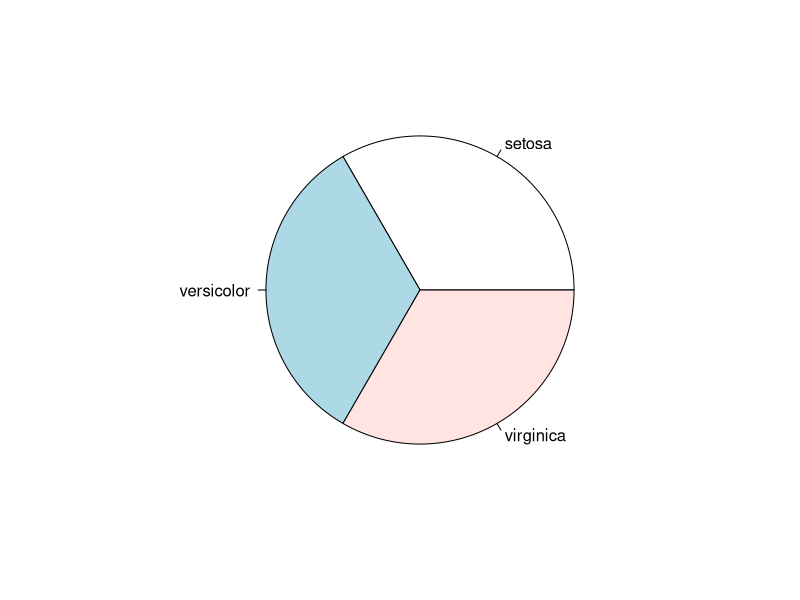
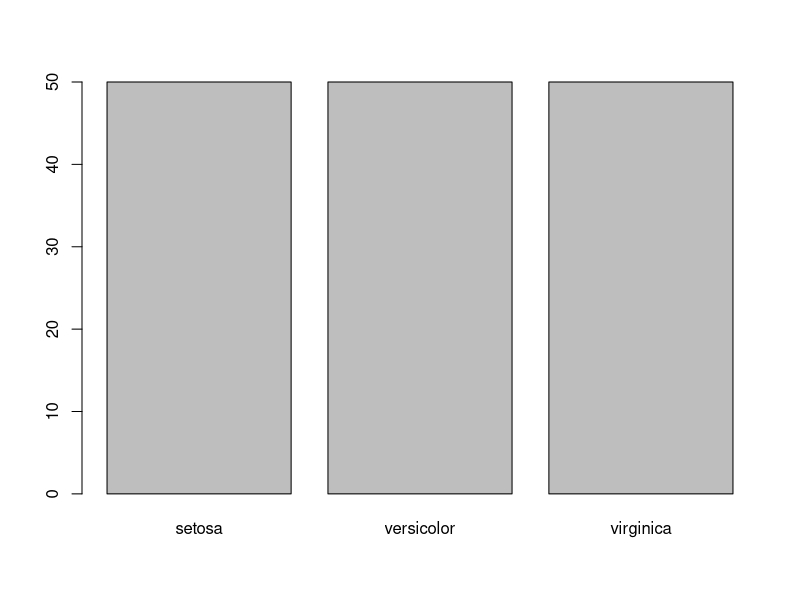
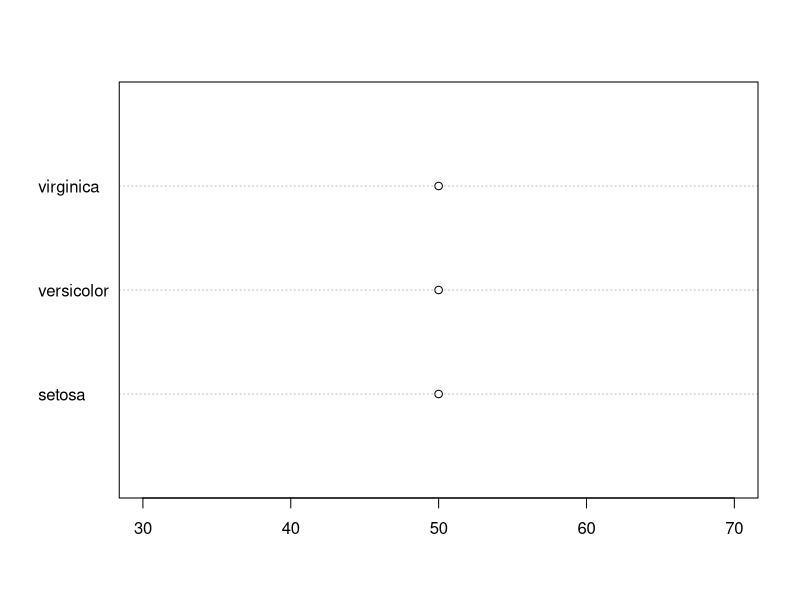
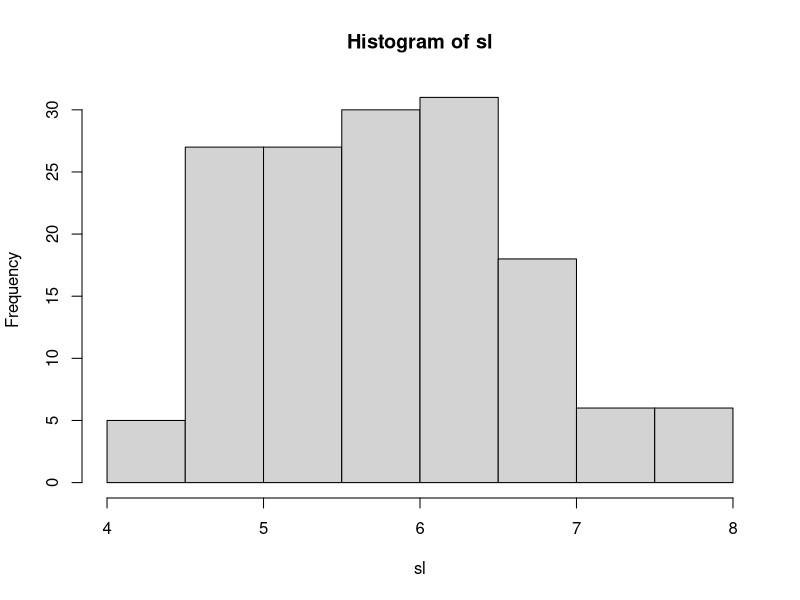
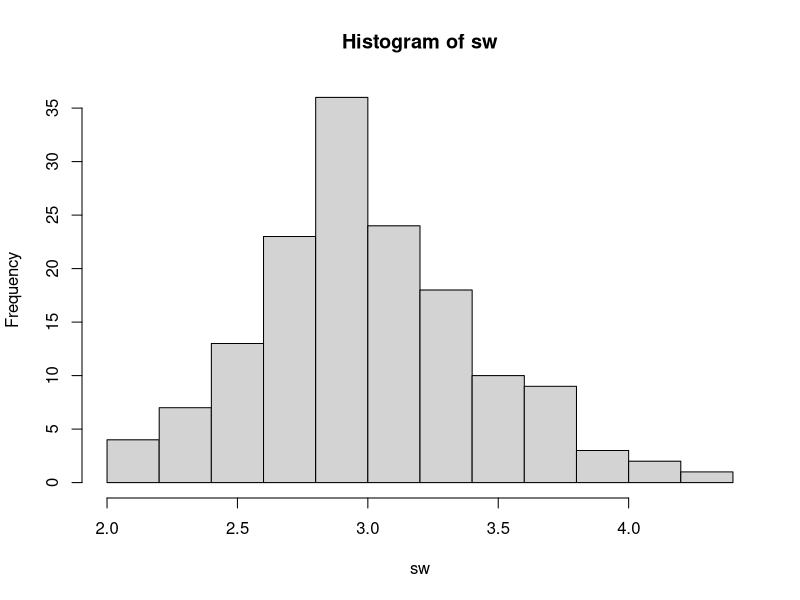
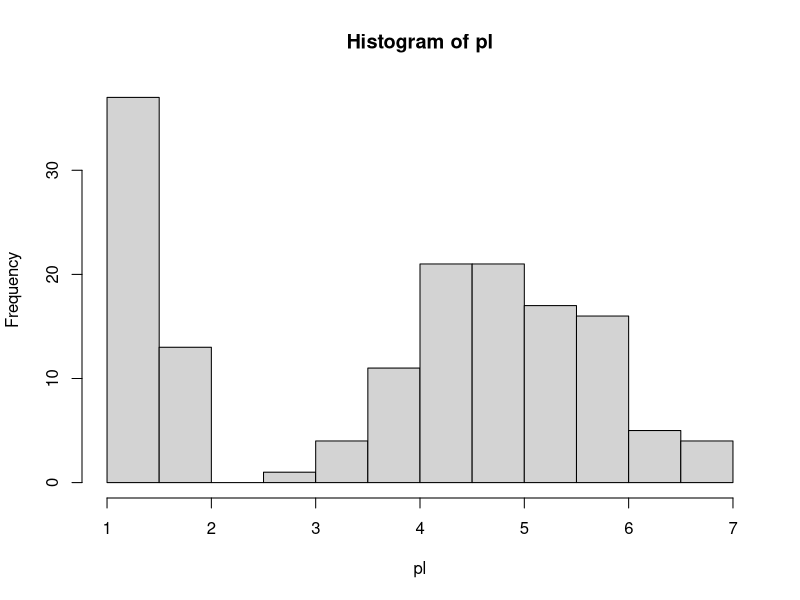
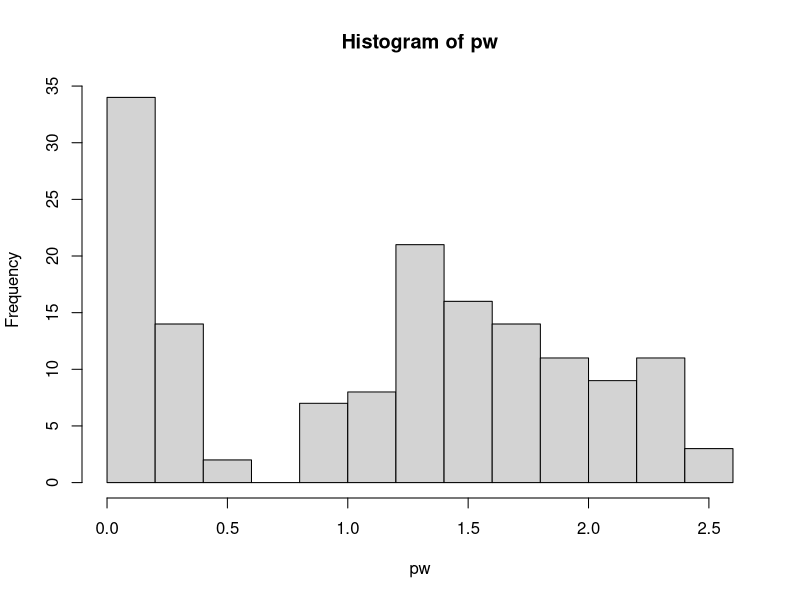
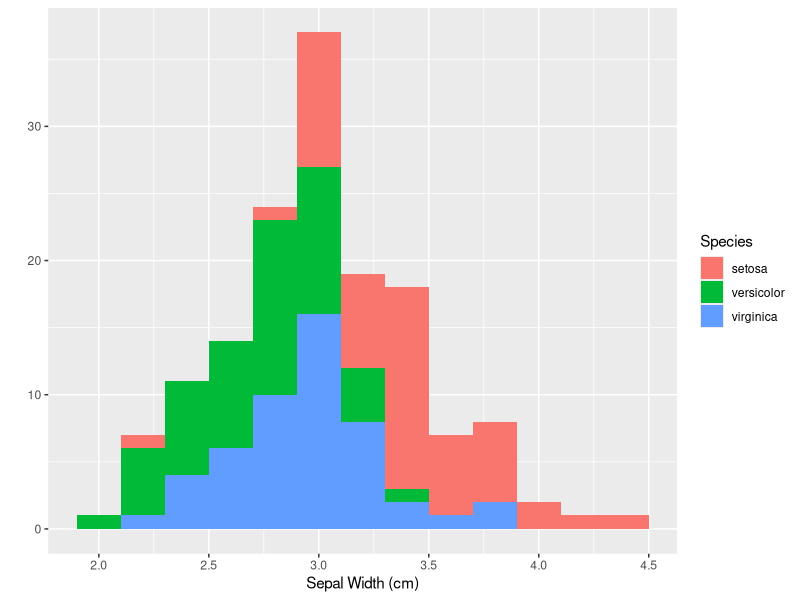

Recreate these plots in R, in order.
### Projet Iris statistic

data("iris")
### 1. Data exploration
## 1.1


setosa <- iris$Sepal.Length[iris$Species == "setosa"]
versicolor <- iris$Sepal.Length[iris$Species == "versicolor"]
virginica <- iris$Sepal.Length[iris$Species == "virginica"]
sl = iris[["Sepal.Length"]] #Numeric
sw = iris[["Sepal.Width"]]  #Numeric
pl = iris[["Petal.Length"]] #Numeric
pw = iris[["Petal.Width"]]  #Numeric
sp = iris[["Species"]]      #Qualitative

## 1.2
# Sepal Length
summary(sl)
# Min. 1st Qu.  Median    Mean 3rd Qu.    Max. 
#4.300   5.100   5.800   5.843   6.400   7.900 

# Sepal Width
summary(sw)
# Min. 1st Qu.  Median    Mean 3rd Qu.    Max. 
#2.000   2.800   3.000   3.057   3.300   4.400 

# Petal Length
summary(pl)
# Min. 1st Qu.  Median    Mean 3rd Qu.    Max. 
#1.000   1.600   4.350   3.758   5.100   6.900 

# Petal Width
summary(pw)
# Min. 1st Qu.  Median    Mean 3rd Qu.    Max. 
#0.100   0.300   1.300   1.199   1.800   2.500

## 1.3 and 1.4
# Frequency for each categorical variables
summary(sp) / length(sp)
#    setosa versicolor  virginica 
# 0.3333333  0.3333333  0.3333333


### 2. Graphic data reprensentation

## 2.5
# pie, barplot, dotchart
pie(summary(sp))
barplot(summary(sp))
dotchart(summary(sp))
# Data are equaly distributed

## 2.6
# Histogram for each numeric variable
hist(sl)
hist(sw)
hist(pl)
hist(pw)

## 2.7
# Histogram for each numeric variable per species
#install.packages("ggplot2")
library(ggplot2); library(GGally)

qplot(x = Sepal.Width,
      data = iris,
      binwidth = 0.2,
      fill = Species,
      xlab = "Sepal Width (cm)")

qplot(x = Sepal.Length,
      data = iris,
      binwidth = 0.2,
      fill = Species,
      xlab = "Sepal Length (cm)")

qplot(x = Petal.Width,
      data = iris,
      binwidth = 0.2,
      fill = Species,
      xlab = "Petal Width (cm)")

qplot(x = Petal.Length,
      data = iris,
      binwidth = 0.2,
      fill = Species,
      xlab = "Petal Length(cm)")

ggpairs(iris)

## 2.8
# Plot and Sunflowerplot 
plot(iris$Petal.Length, iris$Petal.Width)
sunflowerplot(iris$Petal.Length, iris$Petal.Width)
# With the plot we can see that some of observations have been plotted on top of each other.
# Sunflowerplot indicates this number via the petal of the sunflower 

## 2.9
# Scatter plot
pairs(iris[1:5], main = "Edgar Anderson's Iris Data", pch = 21, bg = c("red", "green3", "blue")[unclass(iris$Species)])
# Petal.Length and Petal.Width are the most useful features to identify various flower types.
# While Setosa can be easily identified (linearly separable, red points), virginica and Versicolor have 
# some overlap (almost linearly separable).

### 3. Regression Analysis
## 3.10
# Khi_Square
#https://svaditya.github.io/oldblog/chi_square_and_t_tests_on_iris_data.html
#https://tobiasrausch.com/courses/ml2019/dataExploration.html
chisqmatrix <- function(x) {
   names = colnames(x);  num = length(names)
   m = matrix(nrow=num,ncol=num,dimnames=list(names,names))
   for (i in 1:(num-1)) {
      for (j in (i+1):num) {
         m[i,j] = chisq.test(x[,i],x[,j],)$p.value
      }
   }
   return (m)
}
chisq_iris = chisqmatrix(iris)
chisq_iris



#https://warwick.ac.uk/fac/sci/moac/people/students/peter_cock/r/iris_lm/
# Linear Model
lm(Petal.Length ~ Sepal.Length, data=iris)
ggplot(data=iris, aes(x=Sepal.Length, y=Petal.Length)) + geom_point() + geom_smooth(method="lm")


iris$Petal.Width.Bin = cut(iris$Petal.Width, breaks=4, labels=c("tiny", "small", "large", "xlarge"))
iris$Petal.Width.Bin = factor(iris$Petal.Width.Bin)
ggplot(data=iris, aes(x=Species, y=Petal.Width.Bin)) + geom_jitter(aes(color=Petal.Width.Bin), width=0.2, height=0.2)

chisq.test(x=iris$Species, y=iris$Petal.Width.Bin)










